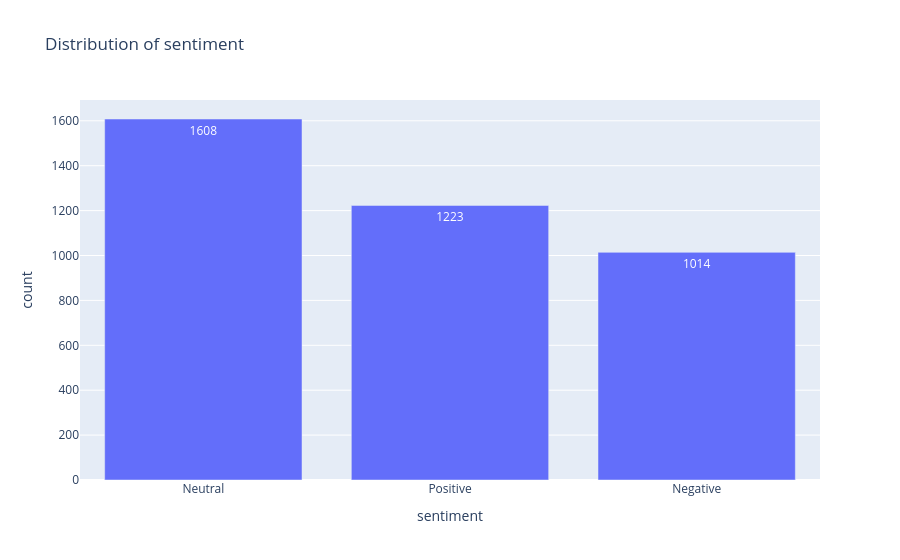

The code cell stored with this chart in its notebook:
### Code cell
eda.target_distribution("sentiment")

### Figure 1 — Plotly figure (JSON) as saved in the notebook; plotly's stock layout.template omitted (floating-point values rounded to 4 significant figures)
{"data": [{"hovertemplate": "sentiment=%{x}<br>count=%{text}<extra></extra>", "legendgroup": "", "marker": {"color": "#636efa", "pattern": {"shape": ""}}, "name": "", "orientation": "v", "showlegend": false, "text": [1608.0, 1223.0, 1014.0], "textposition": "auto", "type": "bar", "x": ["Neutral", "Positive", "Negative"], "xaxis": "x", "y": [1608, 1223, 1014], "yaxis": "y"}], "layout": {"barmode": "relative", "legend": {"tracegroupgap": 0}, "title": {"text": "Distribution of sentiment"}, "xaxis": {"anchor": "y", "domain": [0, 1], "title": {"text": "sentiment"}}, "yaxis": {"anchor": "x", "domain": [0, 1], "title": {"text": "count"}}}}
